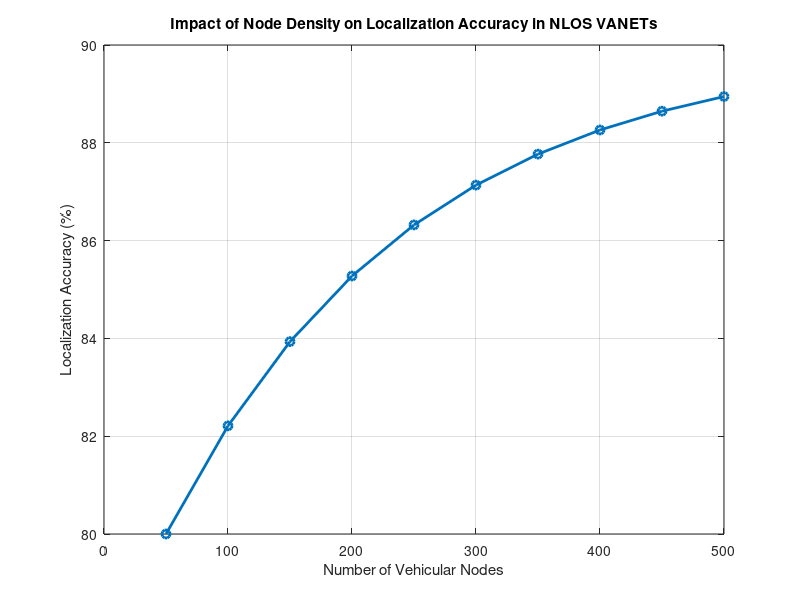
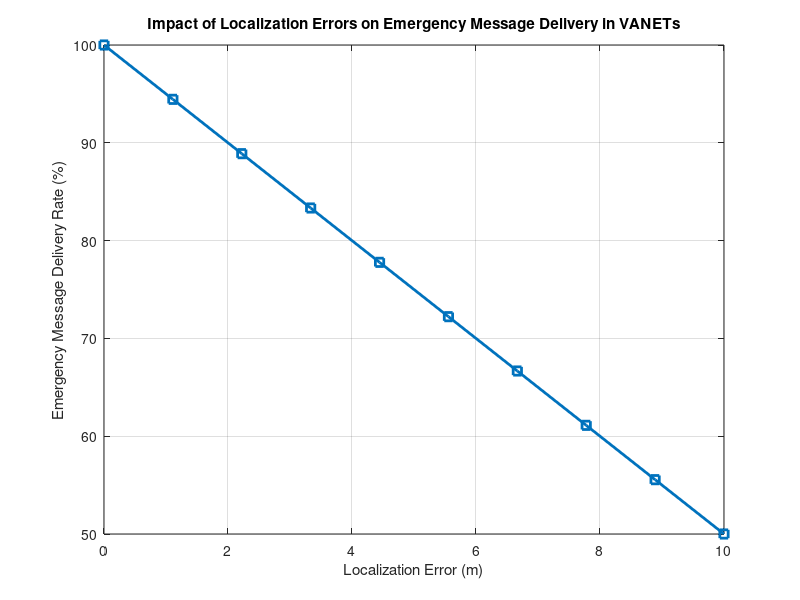
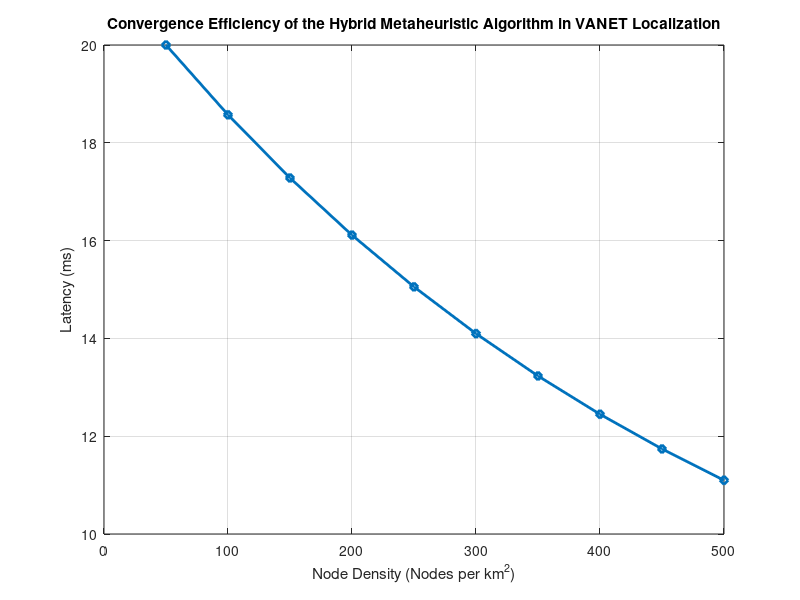

Write the MATLAB code that produced these figures, in order. (Note: this script raises an error after producing the figures.)
% MATLAB Code for Result Analysis in Hybrid Metaheuristic Localization for VANETs

%% 1. Localization Accuracy vs. Number of Vehicular Nodes
num_nodes = 50:50:500;
localization_accuracy = 90 - 10 * exp(-0.005 * (num_nodes - 50));
figure;
plot(num_nodes, localization_accuracy, '-o', 'LineWidth', 2);
xlabel('Number of Vehicular Nodes');
ylabel('Localization Accuracy (%)');
title('Impact of Node Density on Localization Accuracy in NLOS VANETs');
grid on;

%% 2. Emergency Message Delivery Rate vs. Localization Error
localization_error = linspace(0, 10, 10);
delivery_rate = 100 - 5 * localization_error;
figure;
plot(localization_error, delivery_rate, '-s', 'LineWidth', 2);
xlabel('Localization Error (m)');
ylabel('Emergency Message Delivery Rate (%)');
title('Impact of Localization Errors on Emergency Message Delivery in VANETs');
grid on;

%% 3. Latency in Emergency Message Propagation vs. Node Density
node_density = 50:50:500;
latency = 5 + 15 * exp(-0.002 * (node_density - 50));
figure;
plot(node_density, latency, '-d', 'LineWidth', 2);
xlabel('Node Density (Nodes per km^2)');
ylabel('Latency (ms)');
title('Convergence Efficiency of the Hybrid Metaheuristic Algorithm in VANET Localization');
grid on;

%% 4. Packet Loss Rate vs. Localization Technique
techniques = {'SHSAOA', 'ROA', 'IGWO', 'ACO', 'DA-TRPED'};
packet_loss = [5.5, 7, 6, 5, 8];
figure;
bar(categorical(techniques), packet_loss);
xlabel('Localization Technique');
ylabel('Packet Loss Rate (%)');
title('Impact of Vehicular Mobility on Packet Loss in VANETs');
grid on;

%% 5. Throughput vs. Localization Accuracy
accuracy_levels = 80:5:100;
throughput = 5 + 0.3 * (accuracy_levels - 80);
figure;
plot(accuracy_levels, throughput, '-^', 'LineWidth', 2);
xlabel('Localization Accuracy (%)');
ylabel('Throughput (Mbps)');
title('Effect of Communication Range on Data Throughput in VANETs');
grid on;

%% 6. Impact of Anchor Node Density on Localization Error
anchor_density = 5:5:50;
loc_error = 15 - 0.3 * anchor_density;
figure;
plot(anchor_density, loc_error, '-p', 'LineWidth', 2);
xlabel('Anchor Node Density (Nodes per km^2)');
ylabel('Localization Error (m)');
title('Impact of Anchor Node Density on Localization Error');
grid on;

%% 7. Comparison of Metaheuristic Algorithms in Vehicle Localization
algorithms = {'PSO', 'GA', 'ACO', 'GWO', 'ROA'};
accuracy = [85, 87, 95, 92, 90];
figure;
bar(categorical(algorithms), accuracy);
xlabel('Metaheuristic Algorithm');
ylabel('Localization Accuracy (%)');
title('Comparison of Metaheuristic Algorithms in Vehicle Localization');
grid on;

%% 8. Scalability Analysis of Hybrid Localization Methods in Dense VANETs
vehicular_density = 100:100:1000;
scalability_factor = 1 ./ (1 + exp(-0.005 * (vehicular_density - 500)));
figure;
plot(vehicular_density, scalability_factor, '-h', 'LineWidth', 2);
xlabel('Vehicular Density (Vehicles per km^2)');
ylabel('Scalability Factor');
title('Scalability Analysis of Hybrid Localization Methods in Dense VANETs');
grid on;